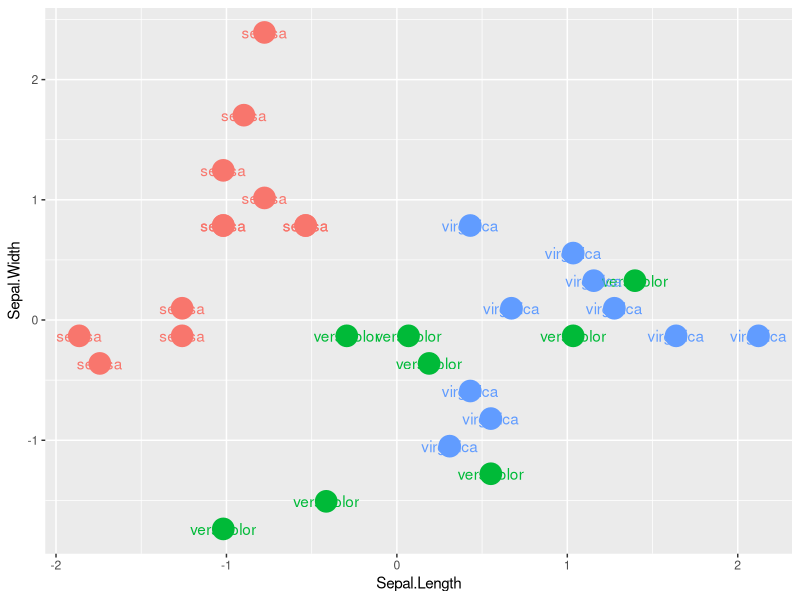

This chart was generated by the following R code:
#Algortimos de apredizae supervisado
#Se dividen en 2 tareas: prediccion (regresion)

View(iris)
datos <- iris
View(datos)

#Verifica que el da set sea un data frame
class(datos)

#datos <- as.data.frame(datos) para convertirlo en data frame

#Un nuevo objeto sacar las caracteristicas asignarles una nueva clasificación de las que ya se encuentran en el data set
#etiquetas que ya tienes
#regresión valor que vas a calcular a partir de unos datos de entrada


#verificar que la columna de clasificación sea un factor si no es factor causa problema, siempre se debe poner en factor la columna de categoria
class(datos$Species)
#datos$Species <- as.factor(datos$Species) Convertirlo en factor

#reajustar el máximo y minimo de una columna 
#normalizar para la misma importancia

#los algoritmos de clasificación son sensibles a los cambios de magnitud de las variables
#es necesario escalar
#datos$Sepal.Length
#     <-scale(datos$Sepal.Length)
#reescalamiento de 0 a 1 pero con más de una columna = normalización va de una cantidad negativa a una positiva
datos[,1:4] <- scale(datos[,1:4])
View(datos)
  
#80/20, 70/30

#importante
#de mis observaciones se le debe de dar una cantida para que aprenda osea el 70 u 80%
#el resto es de prueba para verificar que aprendió bien

#Si tienes un data set de 150 observaciones
#120 son de entrenamiento
#30 son de prueba

#floor redonder hacia abajo

tam_train <- floor(0.8 * nrow(datos)) #120 redonde hacia abajo

#extraer a cantidad de elementos calculada (120) de conjunto de datos original
#funcion sample: obtiene una muestra (algunos elementos) aleatoria de un conjunto de datos
#funcion seq_len : generar enteros desde 1 hasta la cantidad que indiques
#generar una secuencia de enteros de 1 al 150
secuencia <- seq_len(nrow(datos))
class(secuencia)

#elige 120 números de la secuencia que son los datos de entrenamiento
indices_train <- sample(secuencia, size = tam_train)

#el data set de entrenamiento y prueba no deben contena columna de casficacón
#AHORA SÍ SACÓ LAS FLAS
datos_train <- datos[indices_train, 1:4] #PARA ENTRENAR el 120
datos_test <- datos[-indices_train, 1:4] #datos prueba
clase_train <- datos[indices_train, 5] #el otro 20 %
clase_test <- datos[-indices_train, 5]


dim(datos_train)
class(clase_train)

#Se crea el modelo de clasificación la función knn de la librería class
#


install.packages("class")
library("class")

#conjunto de entrenamiento
#Conjunto de prueba
#Clasificación del conjunto de entrenamient
#El valor de K (cuantos vecinos)
#k = cantidad de observaciones / 2 X
#k = sqrt(cantidad de observaciones) es decir, raíz cuadrada de las observaciones
# k se recomienda impar
# el resultado de ejecutar knn es a clasificación de los vaores de entrenamiento
clasificacion <- knn(datos_train, datos_test, clase_train, k = sqrt(nrow(datos))) #clasifici

#ahora se deen comparar con os datos de prueba
View(datos_test)
datos_test_clasificacion <- datos_test

#datos de prueba con la clasificación igual de prueba que realizo gracias knn, 
#el 20% de prueba sacar su clasificación con esos datos
datos_test_clasificacion$Clase <- clasificacion
View(datos_test_clasificacion)

install.packages("ggplot2")
library("ggplot2")


ggplot(datos_test_clasificacion,
       aes(x=Sepal.Length, y=Sepal.Width, 
           color=Clase,fill=Clase))+
  geom_point(size=7)+
  geom_text(aes(label=Clase)) + 
  theme(legend.position = "none")

#Verificar que tal hizo las casificaciones
#Matriz de confusión
#Tabla de tidis contra todos
tab <- table(clasificacion, clase_test)
diag(tab)
rowSums(tab)

#val.clasificados correctamente /total val.clasificados
#accuracy
#esto realmente te dice cuanto aprendió en número 
accuracy <- function(tabla){
  sum(diag(tabla) /sum(rowSums(tabla)))*100
}
accuracy(tab)
